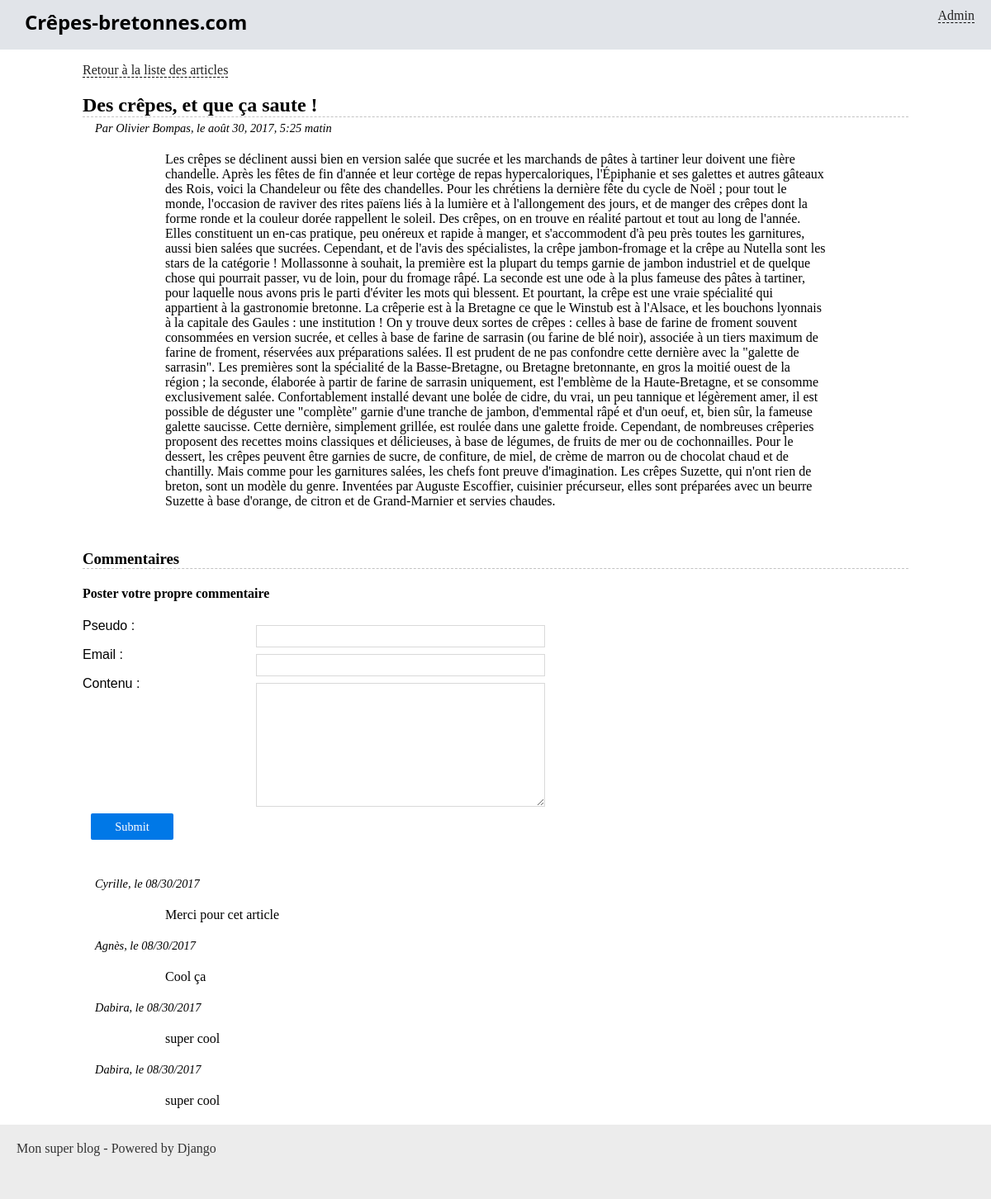
/blog/des-crepes-et-que-ca-saute, run on the app's committed database.
### blog/models.py (models this page shows, shortened)
class Article(models.Model):
	titre = models.CharField(max_length=100)
	slug = models.SlugField()
	auteur = models.CharField(max_length=42)
	contenu = models.TextField(null=True)
	date = models.DateTimeField(verbose_name="Date de parution", auto_now_add=True, auto_now=False)
	is_visible = models.BooleanField(verbose_name="Article publié ?", default=False)
	categorie = models.ForeignKey('Categorie', verbose_name="Catégorie", related_name="categories")

class Comment(models.Model):
    article = models.ForeignKey('Article', verbose_name="Article", related_name="commentaires")
    pseudo = models.CharField("Pseudo", max_length=25)
    email = models.EmailField("Email")
    contenu = models.TextField("Contenu")
    is_visible = models.BooleanField("Commentaire visible ?", default=True)
    date = models.DateTimeField("Date de soumission", auto_now_add=True, auto_now=False)
    class Meta:
    	verbose_name = 'Commentaire'
    	verbose_name_plural = 'Commentaires'

### blog/views.py (the view)
# urls.py: url(r'^(?P<slug>.+)$', views.lire_article, name='blog_lire'),
def lire_article(request, slug):
    article = get_object_or_404(Article, slug=slug)
    form = CommentForm(request.POST or None)
    if form.is_valid():
    	pseudo = form.cleaned_data['pseudo']
    	email = form.cleaned_data['email']
    	contenu = strip_tags(form.cleaned_data['contenu'])
    	Comment.objects.create(article=article, pseudo=pseudo, email=email, contenu=contenu)
    	form = CommentForm(None) # reset the fields of the form
    return render(request, 'blog/lire_article.html', locals())

### blog/forms.py
class CommentForm(forms.Form):
	pseudo = forms.CharField(label="Pseudo", max_length=25)
	email = forms.EmailField(label="Email")
	contenu = forms.CharField(label="Contenu", widget=forms.Textarea)

### blog/templates/blog/lire_article.html (shortened to what this page needs)
{% extends "base.html" %}
{% block content %}
	<p>
		<a href="{% url 'accueil' %}">Retour à la liste des articles</a>
	</p>
	<h2 class="titre-article">{{ article.titre }}</h2>
	<p class="infos-article">Par {{ article.auteur }}, le {{ article.date }}</p>
	<div class="contenu-article">
		{{ article.contenu|safe }}
	</div>
	<h3 class="titre-comments">Commentaires</h3>
	<h4>Poster votre propre commentaire</h4>
	<form method="post" action="{% url 'blog_lire' article.slug %}" class="pure-form">
		{{ form.as_p }}
		<p style="text-align:center">
			<input class="pure-button pure-button-primary" type="submit" />
		</p>
	</form>
	<div class="commentaire">
		{% for comment in article.commentaires.all %}
			{%if comment.is_visible %}
				<p class="infos-article">{{ comment.pseudo }}, le {{ comment.date|date:'SHORT_DATE_FORMAT' }}</p>
				<p class="contenu-article">{{ comment.contenu|striptags }}</p>
			{% endif %}
		{% endfor %}
	</div>
{% endblock %}

### blog/static/blog/css/style.css (style rules this page uses)
* { box-sizing: border-box; }
body { margin: 0; padding: 0; }
a { color: #222; border-bottom: 1px dashed #000; text-decoration: none; }
form label { display: block; float: left; font-weight: lighter; width: 200px; text-align: justify; font-family: Arvo, Arial; }
form input, form select, form textarea { border: 1px solid #d9d9d9; color: #343434; float: left; margin: 8px 10px 0px 10px; padding: 5px; width: 350px; }
form textarea { height: 150px; }
form p { clear: both; }
.titre-article, .titre-comments { border-bottom: 1px dashed #c3c3c3; margin-bottom: 0; }
.infos-article { margin: 5px 0 0 15px; font-style: italic; font-size: 0.9em; }
.titre-comments { margin-top: 50px; }
.contenu-article { margin: 20px auto; width: 80%; }
input[type="submit"] { background-color: #0078E7; color: #FFF; font-family: Verdana; font-size: 0.9em; padding: 0.5em 1em; border: 0px none transparent; text-decoration: none; border-radius: 2px; display: inline-block; width: 100px; margin-bottom: 40px; }

### data on the page
Article: titre "Des crêpes, et que ça saute !", auteur "Olivier Bompas", date "août 30, 2017, 5:25 matin", contenu "Les crêpes se déclinent aussi bien en version salée que sucrée et les marchands de pâtes à tartiner leur doivent une fière chandelle. Après les fêtes de fin d'année et leur cortège de repas hypercaloriques, l'Épiphanie et ses galettes et autres gâteaux des Rois, voici la Chandeleur ou fête des chandelles. Pour les chrétiens la dernière fête du cycle de Noël ; pour tout le monde, l'occasion de raviver des rites païens liés à la lumière et à l'allongement des jours, et de manger des crêpes dont la forme ronde et la couleur dorée rappellent le soleil. Des crêpes, on en trouve en réalité partout et tout au long de l'année. Elles constituent un en-cas pratique, peu onéreux et rapide à manger, et…"
Comment: pseudo "Cyrille", date "08/30/2017", contenu "Merci pour cet article"
Comment: pseudo "Agnès", date "08/30/2017", contenu "Cool ça"
Comment: pseudo "Dabira", date "08/30/2017", contenu "super cool"
Comment: pseudo "Dabira", date "08/30/2017", contenu "super cool"
